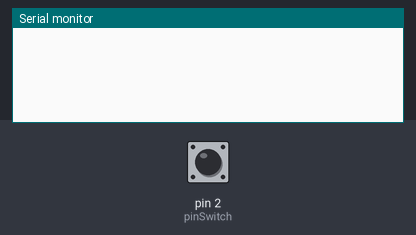
Recording of a sketch running on a simulated Arduino Uno, built with avr-gcc and run on an emulated ATmega328P. Shown: the last lines printed to the serial monitor. The inputs (shaded band) are chosen by the test bench; at power-on: pin 2 (pinSwitch) LOW.

Above: at 1.2 s.
1.3 s: pin 2 (pinSwitch) pulled HIGH for 0.15 s
At 1.8 s:
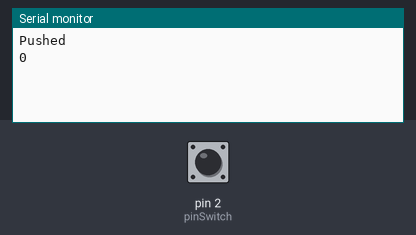
2.9 s: pin 2 (pinSwitch) pulled HIGH for 1 s
At 4.6 s:
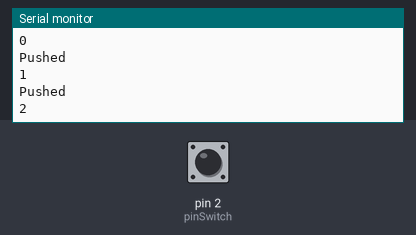
5.4 s: pin 2 (pinSwitch) pulled HIGH for 0.15 s
At 6.1 s:
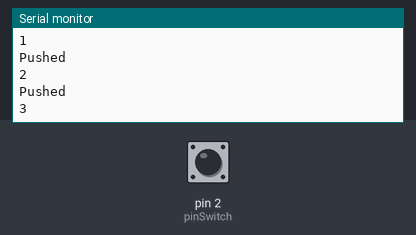
Timing chart, 0 to 8.4 s (numbered marks = the images above; inputs shaded):
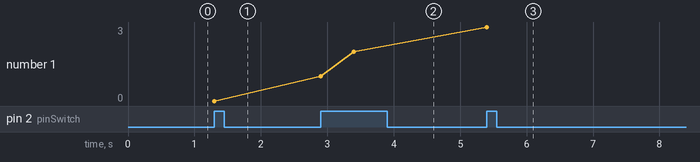

The sketch:

08_switch_test.ino
```cpp
int pinSwitch = 2;
int cnt = 0;
void setup() {
  // put your setup code here, to run once:

  Serial.begin(115200);
  pinMode(pinSwitch, INPUT);

}

void loop() {
  // put your main code here, to run repeatedly:

  if(digitalRead(pinSwitch)==HIGH) {
    Serial.println("Pushed");
    Serial.println(cnt);
    cnt++;
    delay(500);

  }
}
```

Measured:
- after the input at 1.3 s, the serial monitor: prints a new line at once (image 1)
- after the input at 2.9 s, the serial monitor: prints a new line at once (image 2)
- after the input at 5.4 s, the serial monitor: prints a new line at once (image 3)
- plotted number 1: 0 → 2 after the input at 2.9 s, 2 → 3 after the input at 5.4 s
